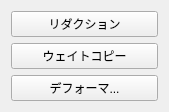
<?xml version="1.0" encoding="UTF-8"?>
<ui version="4.0">
 <class>charatools_hair</class>
 <widget class="QWidget" name="charatools_hair">
  <property name="geometry">
   <rect>
    <x>0</x>
    <y>0</y>
    <width>169</width>
    <height>105</height>
   </rect>
  </property>
  <property name="windowTitle">
   <string>Form</string>
  </property>
  <layout class="QVBoxLayout" name="verticalLayout">
   <item>
    <widget class="QPushButton" name="push_button_reduct">
     <property name="minimumSize">
      <size>
       <width>0</width>
       <height>26</height>
      </size>
     </property>
     <property name="text">
      <string>リダクション</string>
     </property>
    </widget>
   </item>
   <item>
    <widget class="QPushButton" name="push_button_copyweights">
     <property name="minimumSize">
      <size>
       <width>0</width>
       <height>26</height>
      </size>
     </property>
     <property name="text">
      <string>ウェイトコピー</string>
     </property>
    </widget>
   </item>
   <item>
    <widget class="QPushButton" name="push_button_deform">
     <property name="minimumSize">
      <size>
       <width>0</width>
       <height>26</height>
      </size>
     </property>
     <property name="text">
      <string>デフォーマ...</string>
     </property>
    </widget>
   </item>
   <item>
    <spacer name="verticalSpacer_2">
     <property name="orientation">
      <enum>Qt::Vertical</enum>
     </property>
     <property name="sizeHint" stdset="0">
      <size>
       <width>20</width>
       <height>0</height>
      </size>
     </property>
    </spacer>
   </item>
  </layout>
 </widget>
 <resources/>
 <connections/>
</ui>
